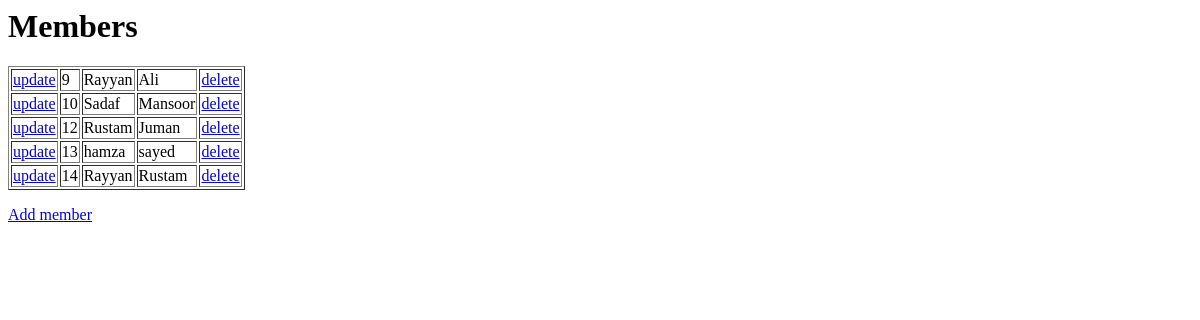
/members/, run on an earlier commit of the app's database.
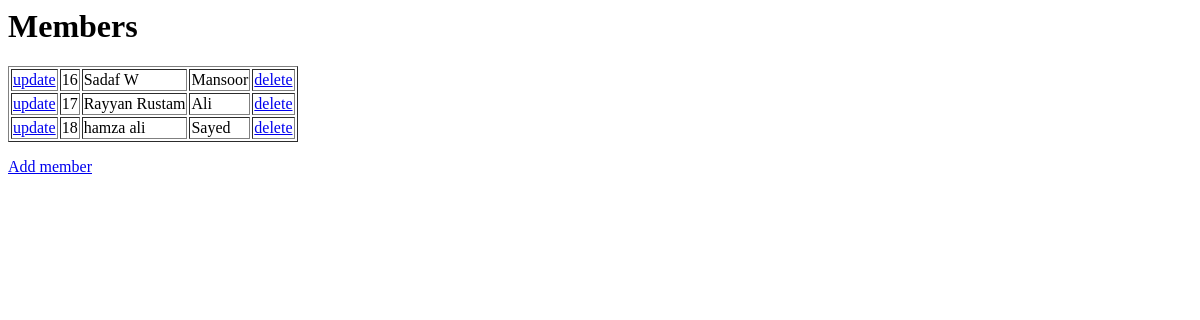
And on a later commit of the database.
### members/models.py (models this page shows)
class Members(models.Model):
  firstname = models.CharField(max_length=255)
  lastname = models.CharField(max_length=255)

### members/views.py (the view)
# urls.py: path('', views.index, name='index'),
def index(request):
  mymembers = Members.objects.all().values()
  template = loader.get_template('index.html')
  context = {
    'mymembers': mymembers,
  }
  return HttpResponse(template.render(context,request))

### members/templates/index.html
<h1>Members</h1>
<table border="1">
{% for x in mymembers %}
<tr>
<td><a href="update/{{ x.id }}">update</a></td>
<td>{{ x.id }}</td>
<td>{{ x.firstname }}</td>
<td>{{ x.lastname }}</td>
<td><a href="delete/{{x.id}}"> delete </a></td>
</tr>
{% endfor %}
</table>
<p>
    <a href="add/">Add member</a>
</p>

What changed in the data, as far as the page shows it:
removed Members: id "9", firstname "Rayyan", lastname "Ali"
removed Members: id "10", firstname "Sadaf", lastname "Mansoor"
removed Members: id "12", firstname "Rustam", lastname "Juman"
removed Members: id "13", firstname "hamza", lastname "sayed"
removed Members: id "14", firstname "Rayyan", lastname "Rustam"
added Members: id "16", firstname "Sadaf W", lastname "Mansoor"
added Members: id "17", firstname "Rayyan Rustam", lastname "Ali"
added Members: id "18", firstname "hamza ali", lastname "Sayed"
